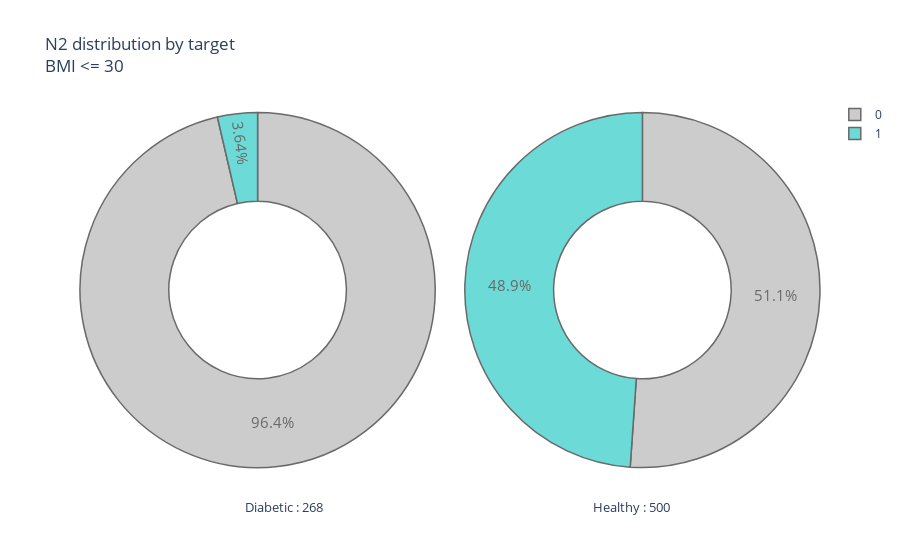

Notebook code cell kept with this figure:
### Code cell
plot_pie('N2', 'BMI <= 30')

### Figure 1 — Plotly figure (JSON) as saved in the notebook; plotly's stock layout.template omitted (floating-point values rounded to 4 significant figures)
{"data": [{"domain": {"x": [0, 0.48]}, "hole": 0.5, "hoverinfo": "label+percent+name+value", "labels": [0, 1], "marker": {"colors": ["Silver", "mediumturquoise", "#CF5C36", "lightblue", "magenta", "#FF5D73", "#F2D7EE", "mediumturquoise"], "line": {"width": 1.5}}, "name": "Diabetic", "opacity": 0.8, "textfont": {"size": 15}, "type": "pie", "values": [53, 2]}, {"domain": {"x": [0.52, 1]}, "hole": 0.5, "hoverinfo": "label+percent+name+value", "labels": [0, 1], "marker": {"line": {"width": 1.5}}, "name": "Healthy", "opacity": 0.8, "textfont": {"size": 15}, "type": "pie", "values": [70, 67]}], "layout": {"annotations": [{"font": {"size": 13}, "showarrow": false, "text": "Diabetic : 268", "x": 0.22, "y": -0.1}, {"font": {"size": 13}, "showarrow": false, "text": "Healthy : 500", "x": 0.8, "y": -0.1}], "title": {"text": "N2 distribution by target <br>BMI <= 30"}}}
